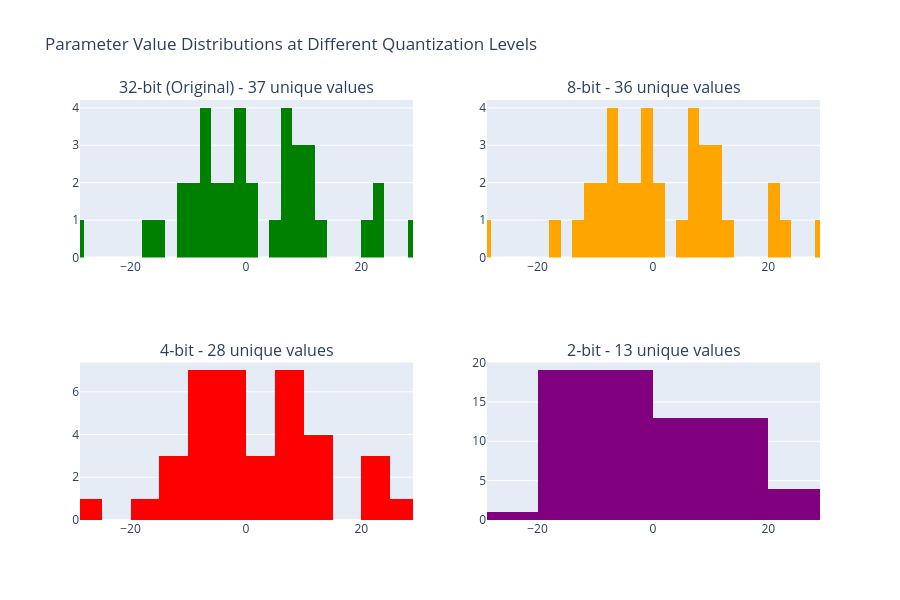

Notebook code for this chart:
### Markdown cell above
---
## 6. Parameter Distribution Analysis

Let's visualize how quantization affects the distribution of parameter values.

### Code cell
# Analyze parameter distributions
model.load_state_dict(trained_state)

def get_all_params(model):
    """Flatten all parameters into a single array."""
    params = []
    for p in model.parameters():
        params.extend(p.data.numpy().flatten())
    return np.array(params)

# Get parameters at different quantization levels
params_32 = get_all_params(model)
params_8 = get_all_params(quantize_model(model, 8))
params_4 = get_all_params(quantize_model(model, 4))
params_2 = get_all_params(quantize_model(model, 2))

fig = make_subplots(
    rows=2, cols=2,
    subplot_titles=(
        f'32-bit (Original) - {len(np.unique(params_32))} unique values',
        f'8-bit - {len(np.unique(params_8))} unique values',
        f'4-bit - {len(np.unique(params_4))} unique values',
        f'2-bit - {len(np.unique(params_2))} unique values'
    )
)

# Histograms
fig.add_trace(go.Histogram(x=params_32, nbinsx=50, marker_color='green', name='32-bit'), row=1, col=1)
fig.add_trace(go.Histogram(x=params_8, nbinsx=50, marker_color='orange', name='8-bit'), row=1, col=2)
fig.add_trace(go.Histogram(x=params_4, nbinsx=16, marker_color='red', name='4-bit'), row=2, col=1)
fig.add_trace(go.Histogram(x=params_2, nbinsx=4, marker_color='purple', name='2-bit'), row=2, col=2)

fig.update_layout(
    title='Parameter Value Distributions at Different Quantization Levels',
    width=900, height=600,
    showlegend=False
)

# Same x-axis range for all
x_range = [params_32.min() - 0.5, params_32.max() + 0.5]
for i in range(1, 3):
    for j in range(1, 3):
        fig.update_xaxes(range=x_range, row=i, col=j)

fig.show()

print(f"\nUnique parameter values:")
print(f"  32-bit: {len(np.unique(params_32)):,} (essentially continuous)")
print(f"  8-bit:  {len(np.unique(params_8))} (up to 256 levels)")
print(f"  4-bit:  {len(np.unique(params_4))} (up to 16 levels)")
print(f"  2-bit:  {len(np.unique(params_2))} (only 4 levels!)")

### Figure 1 — Plotly figure (JSON) as saved in the notebook; plotly's stock layout.template omitted (floating-point values rounded to 4 significant figures)
{"data": [{"marker": {"color": "green"}, "name": "32-bit", "nbinsx": 50, "type": "histogram", "x": [13.53, 21.25, -0.5262, 22.06, -7.824, 10.04, -7.731, 10.71, 28.45, -16.11, 22.34, 8.89, -8.7, -7.995, 10.1, -2.633, 6.91, -3.261, 1.417, -5.593, -28.26, -0.3442, -14.01, -1.511, 8.912, -11.94, -1.906, -9.572, 8.3, 6.937, -5.499, 6.972, 6.078, -7.189, -10.23, 4.671, 0.8634], "xaxis": "x", "yaxis": "y"}, {"marker": {"color": "orange"}, "name": "8-bit", "nbinsx": 50, "type": "histogram", "x": [13.6, 21.29, -0.5554, 21.99, -7.894, 10.1, -7.72, 10.63, 28.45, -16.11, 22.34, 8.881, -8.704, -7.951, 10.1, -2.685, 6.944, -3.287, 1.377, -5.544, -28.26, -0.2777, -13.97, -1.481, 8.912, -11.94, -1.884, -9.572, 8.339, 6.949, -5.483, 6.949, 6.049, -7.2, -10.23, 4.659, 0.8634], "xaxis": "x2", "yaxis": "y2"}, {"marker": {"color": "red"}, "name": "4-bit", "nbinsx": 16, "type": "histogram", "x": [13.6, 22.51, -1.254, 22.51, -7.196, 10.63, -7.196, 10.63, 28.45, -16.11, 22.51, 7.657, -7.801, -7.801, 10.1, -2.685, 7.546, -2.685, 2.431, -5.243, -28.26, -0.1273, -12.92, -2.685, 8.912, -11.94, -2.211, -9.163, 8.912, 7.522, -4.992, 7.522, 6.131, -7.773, -10.55, 4.741, 0.8634], "xaxis": "x3", "yaxis": "y3"}, {"marker": {"color": "purple"}, "name": "2-bit", "nbinsx": 4, "type": "histogram", "x": [13.6, 28.45, -1.254, 28.45, -1.254, 13.6, -1.254, 13.6, 28.45, -16.11, 28.45, 13.6, -2.685, -2.685, 10.1, -2.685, 10.1, -2.685, -2.685, -2.685, -28.26, -2.685, -15.47, -2.685, 8.912, -11.94, -4.992, -11.94, 8.912, 8.912, -4.992, 8.912, 8.912, -4.992, -11.94, 1.96, 0.8634], "xaxis": "x4", "yaxis": "y4"}], "layout": {"annotations": [{"font": {"size": 16}, "showarrow": false, "text": "32-bit (Original) - 37 unique values", "x": 0.225, "xanchor": "center", "xref": "paper", "y": 1.0, "yanchor": "bottom", "yref": "paper"}, {"font": {"size": 16}, "showarrow": false, "text": "8-bit - 36 unique values", "x": 0.775, "xanchor": "center", "xref": "paper", "y": 1.0, "yanchor": "bottom", "yref": "paper"}, {"font": {"size": 16}, "showarrow": false, "text": "4-bit - 28 unique values", "x": 0.225, "xanchor": "center", "xref": "paper", "y": 0.375, "yanchor": "bottom", "yref": "paper"}, {"font": {"size": 16}, "showarrow": false, "text": "2-bit - 13 unique values", "x": 0.775, "xanchor": "center", "xref": "paper", "y": 0.375, "yanchor": "bottom", "yref": "paper"}], "height": 600, "showlegend": false, "title": {"text": "Parameter Value Distributions at Different Quantization Levels"}, "width": 900, "xaxis": {"anchor": "y", "domain": [0.0, 0.45], "range": [-28.76, 28.95]}, "xaxis2": {"anchor": "y2", "domain": [0.55, 1.0], "range": [-28.76, 28.95]}, "xaxis3": {"anchor": "y3", "domain": [0.0, 0.45], "range": [-28.76, 28.95]}, "xaxis4": {"anchor": "y4", "domain": [0.55, 1.0], "range": [-28.76, 28.95]}, "yaxis": {"anchor": "x", "domain": [0.625, 1.0]}, "yaxis2": {"anchor": "x2", "domain": [0.625, 1.0]}, "yaxis3": {"anchor": "x3", "domain": [0.0, 0.375]}, "yaxis4": {"anchor": "x4", "domain": [0.0, 0.375]}}}
